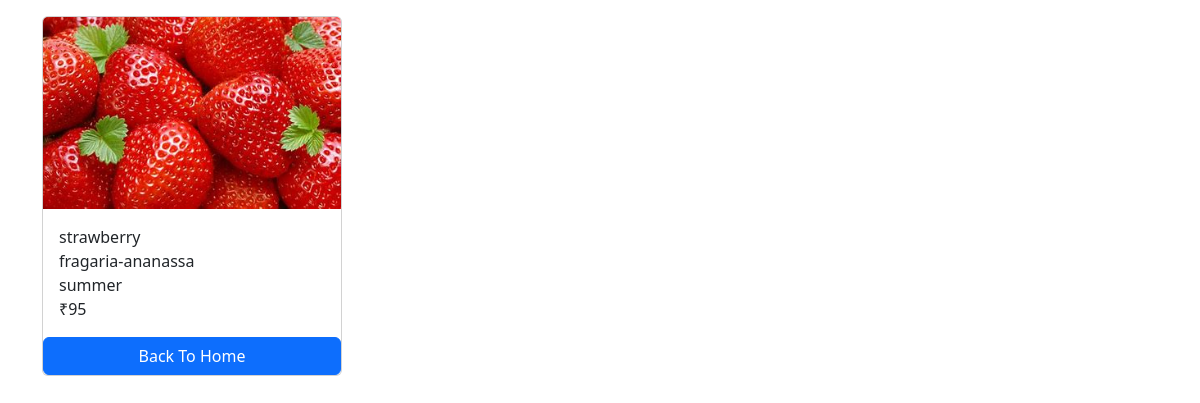
/fruits/11/, run on the app's committed database.
### quality/models.py (models this page shows, shortened)
class fruit(models.Model):
    name=models.CharField(max_length=100)
    photo=models.ImageField(upload_to='media')
    sceintific_name=models.CharField(max_length=100)
    season=models.CharField(max_length=100)
    cost=models.CharField(max_length=5)

### quality/views.py (the view)
# urls.py: path('<int:pk>/',views.fruit_details,name="fruit_detail"),
def fruit_details(request,pk):
    fruits=get_object_or_404(fruit,pk=pk)
    context={
        'fruits':fruits,
    }
    return render(request,'fruit_detail.html',context)

### templates/fruit_detail.html (shortened to what this page needs)
<!DOCTYPE html>
<html lang="en">
<head>
    <link href="https://cdn.jsdelivr.net/npm/bootstrap@5.3.3/dist/css/bootstrap.min.css" rel="stylesheet">
</head>
<body>
    <div class="container mt-3">
        <div class="card max-auto" style="width:300px">
            <img src="{{fruits.photo.url}}" class="card-img-top" alt="">
            <div class="card-body">
                <p class="card-text m-0">{{fruits.name}}</p>
                <p class="card-text m-0">{{fruits.sceintific_name}}</p>
                <p class="card-text m-0">{{fruits.season}}</p>
                <p class="card-text m-0">{{fruits.cost}}</p>
            </div>
            <a href="{% url "home" %}" class="btn btn-primary">Back To Home</a>
        </div>
    </div>
</body>
</html>

### data on the page
fruit: photo (picture), name "strawberry", sceintific_name "fragaria-ananassa", season "summer", cost "₹95"
